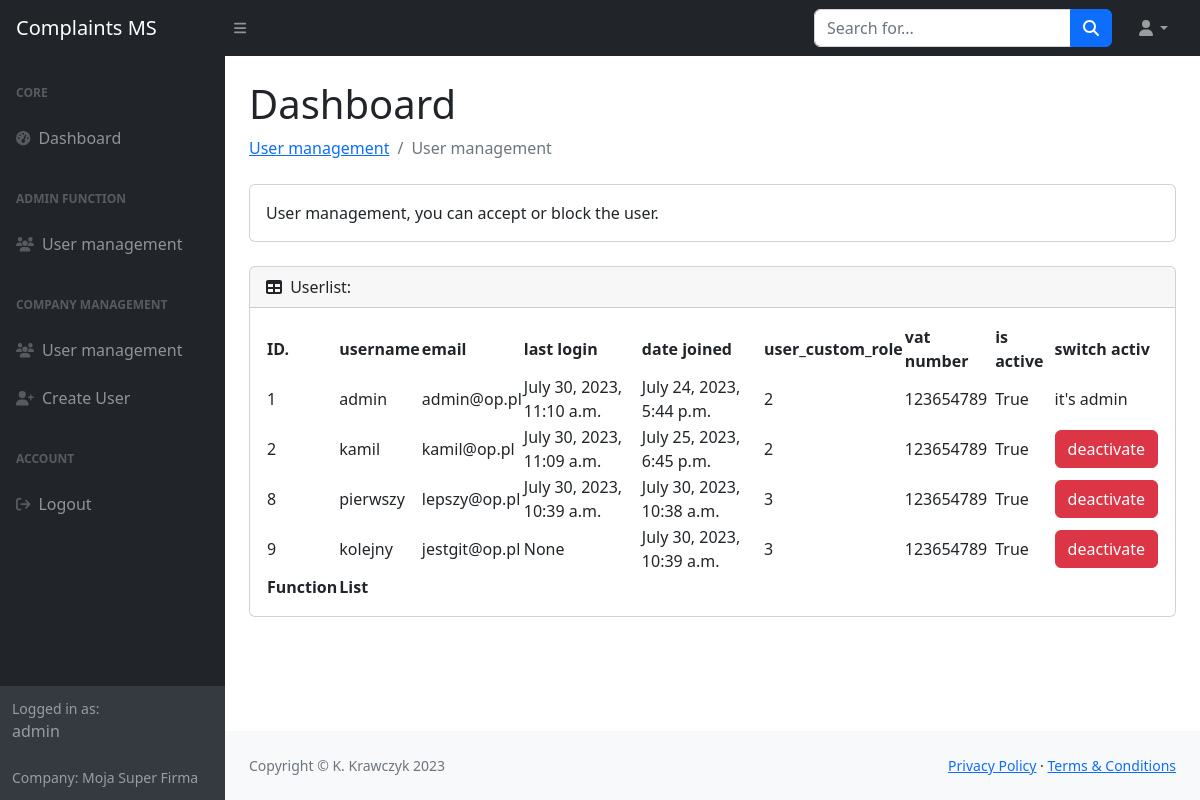
The app's page /panel/users/ (signed in) with its own data.
### complaints/models.py (models this page shows)
class MyUser(AbstractUser):
    company = models.ForeignKey(Company, on_delete=models.CASCADE, null=True, blank=True)
    user_custom_role = models.IntegerField(choices=USER_ROLE, default=2)

class Company(models.Model):
    name = models.CharField(max_length=64, null=True, blank=True)
    nip = models.CharField(max_length=16, primary_key=True)
    adress = models.CharField(max_length=64, null=True, blank=True)

### complaints/views.py (the view)
# urls.py: path('panel/users/', UserManagementView.as_view()),
class UserManagementView(View):
    def get(self, request):
        if request.user.user_custom_role != 2:
            return render(request, 'admin/no_permissions.html', {'message': 'Want to manage users? Ask your boss for access.'})
        ctx = {
            'users': User.objects.filter(company_id=request.user.company_id),
            'link': '/panel/users'
        }
        return render(request, 'admin/user.html', ctx)

### complaints/my_context_processor.py (called while the page is built)
def my_cp(request):
    user = request.user
    ctx = {}
    if user.is_authenticated:
        ctx.update({
            'current_user': user
        })
    return ctx

### complaints/templates/admin/user.html (shortened to what this page needs)
{% extends 'user/../base.html' %}
{% block main %}
<main>
    <div class="container-fluid px-4">
        <h1 class="mt-4">Dashboard</h1>
        <ol class="breadcrumb mb-4">
            <li class="breadcrumb-item"><a href="">User management</a></li>
            <li class="breadcrumb-item active">User management</li>
        </ol>
        <div class="card mb-4">
            <div class="card-body">
                User management, you can accept or block the user.
            </div>
        </div>
        <div class="card mb-4">
            <div class="card-header">
                <i class="fas fa-table me-1"></i>
                Userlist:
            </div>
            <div class="card-body">
                <table id="datatablesSimple">
                    <thead>
                        <tr>
                            <th>ID.</th>
                            <th>username</th>
                            <th>email</th>
                            <th>last login</th>
                            <th>date joined</th>
                            <th>user_custom_role</th>
                            <th>vat number</th>
                            <th>is active</th>
                            <th>switch activ</th>
                        </tr>
                    </thead>
                    <tfoot>
                        <tr>
                            <th>Function</th>
                            <th>List</th>
                        </tr>
                    </tfoot>
                    <tbody>
                        {% for user in users %}
                        <tr>
                            <td>{{ user.id }}</td>
                            <td>{{ user.username }}</td>
                            <td>{{ user.email }}</td>
                            <td>{{ user.last_login }}</td>
                            <td>{{ user.date_joined }}</td>
                            <td>{{ user.user_custom_role }}</td>
                            <td>{{ user.company_id }}</td>
                            <td>{{ user.is_active }}</td>
                            <td>
                                {% if user.is_superuser %}
                                    it's admin
                                {% else %}
                                    {% if user.is_active %}
                                        <a class="btn btn-danger" href="{{ link }}/0/{{ user.id }}/">deactivate</a>
                                    {% else %}
                                        <a class="btn btn-primary" href="{{ link }}/1/{{ user.id }}/">activate</a>
                                    {% endif %}
                                {% endif %}
                            </td>
                        </tr>
                        {% endfor %}
                    </tbody>
                </table>
            </div>
        </div>
    </div>
</main>
{% endblock %}

### complaints/templates/navbar_left.html
<div id="layoutSidenav_nav">
                <nav class="sb-sidenav accordion sb-sidenav-dark" id="sidenavAccordion">
                    <div class="sb-sidenav-menu">
                        <div class="nav">
                            <div class="sb-sidenav-menu-heading">Core</div>
                            <a class="nav-link" href="/panel/home/">
                                <div class="sb-nav-link-icon"><i class="fas fa-tachometer-alt"></i></div>
                                Dashboard
                            </a>
                            <div class="sb-sidenav-menu-heading">Admin function</div>
                            <a class="nav-link" href="/adm/user">
                                <div class="sb-nav-link-icon"><i class="fa-solid fa-users"></i></div>
                                User management
                            </a>
                            <div class="sb-sidenav-menu-heading">Company management</div>
                            <a class="nav-link" href="/panel/users/">
                                <div class="sb-nav-link-icon"><i class="fa-solid fa-users"></i></div>
                                User management
                            </a>
                            <a class="nav-link" href="/panel/add_user/">
                                <div class="sb-nav-link-icon"><i class="fa-solid fa-user-plus"></i></div>
                                Create User
                            </a>
                            <div class="sb-sidenav-menu-heading">Account</div>
                            <a class="nav-link" href="/logout/">
                                <div class="sb-nav-link-icon"><i class="fa-solid fa-arrow-right-from-bracket"></i></div>
                                Logout
                            </a>
                        </div>
                    </div>
                    <div class="sb-sidenav-footer">
                        <div class="small">Logged in as:</div>
                        {{ current_user.username }}
                        <br><br>
                        <div class="small">Company:
                        {{ current_user.company.name }}</div>
                    </div>
                </nav>
            </div>

### records on screen
MyUser: username "admin", company.name "Moja Super Firma", id "1", email "admin@op.pl", last_login "July 30, 2023, 11:10 a.m.", date_joined "July 24, 2023, 5:44 p.m.", user_custom_role "2", company_id "123654789", is_active "True", is_superuser "it's admin"
MyUser: id "2", username "kamil", email "kamil@op.pl", last_login "July 30, 2023, 11:09 a.m.", date_joined "July 25, 2023, 6:45 p.m.", user_custom_role "2", company_id "123654789", is_active "True"
MyUser: id "8", username "pierwszy", email "lepszy@op.pl", last_login "July 30, 2023, 10:39 a.m.", date_joined "July 30, 2023, 10:38 a.m.", user_custom_role "3", company_id "123654789", is_active "True"
MyUser: id "9", username "kolejny", email "jestgit@op.pl", last_login "None", date_joined "July 30, 2023, 10:39 a.m.", user_custom_role "3", company_id "123654789", is_active "True"
